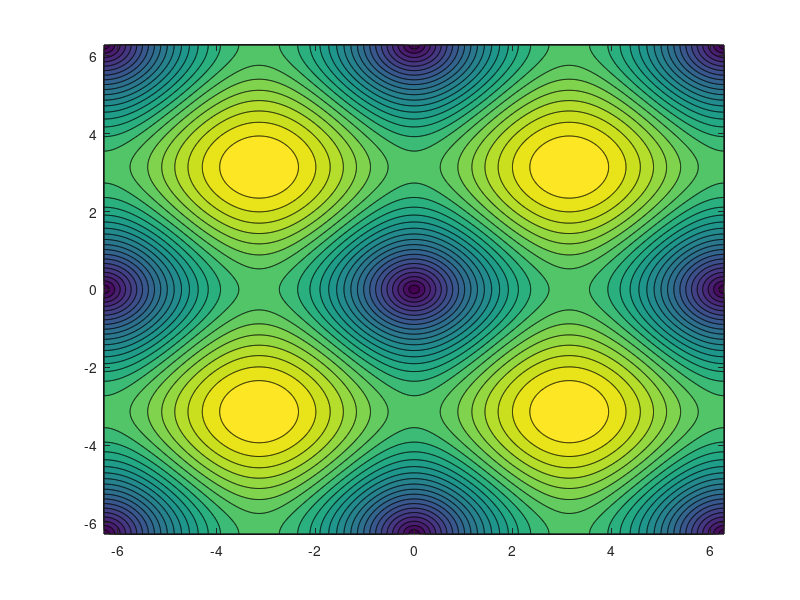

This chart was generated by the following MATLAB code: (Note: this script raises an error after producing the figure.)
%% Lattice dispersion relation

c = 1;
a = 1;
m = 1;

k_x = -2*pi/a:0.01:2*pi/a;
k_y = -2*pi/a:0.01:2*pi/a;
[X, Y] = meshgrid(k_x,k_y);

Z = 2*sqrt(c/m)*sqrt(sin(X*a/2).^2+sin(Y*a/2).^2);

contourf(X,Y,Z,25)
title("Карта изолиний частоты, полученная" +...
    " из дисперсионного соотношения"+...
    sprintf("\n (c=%.2f;   a=%.2f;   m=%.2f)",c,a,m),...
    "FontSize",14)
xlabel('$k_x$','Interpreter',"latex",'FontSize',16)
ylabel('$k_y$','Interpreter',"latex",'FontSize',16)
set(gca,'XTick',-6:1:6)
set(gca,'YTick',-6:1:6)
colorbar
axis equal

%% 
